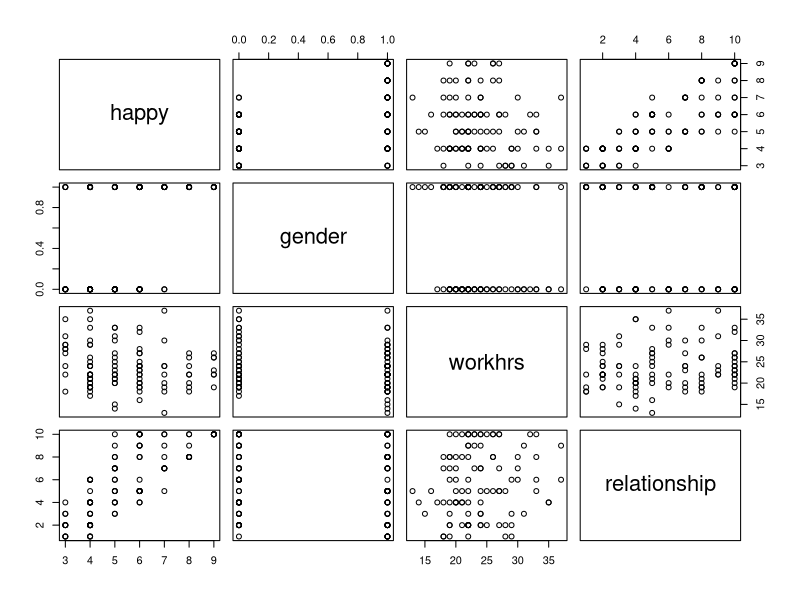
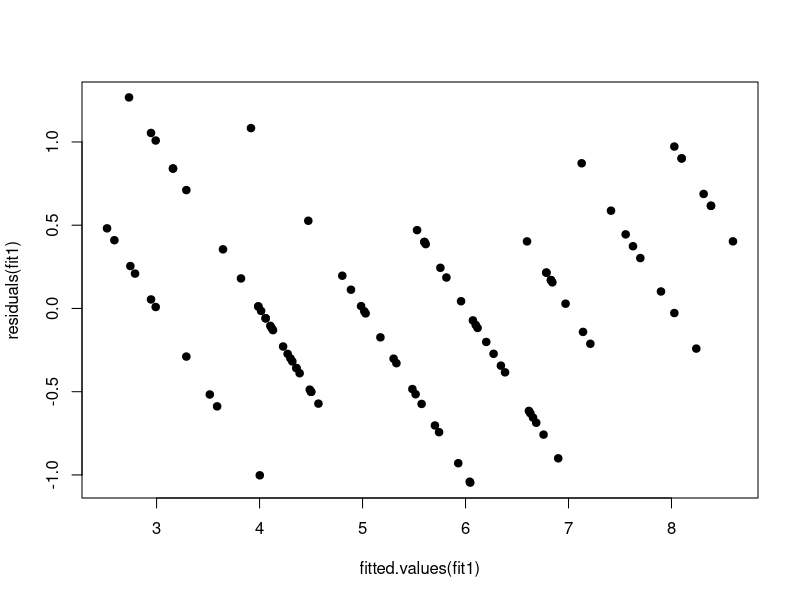
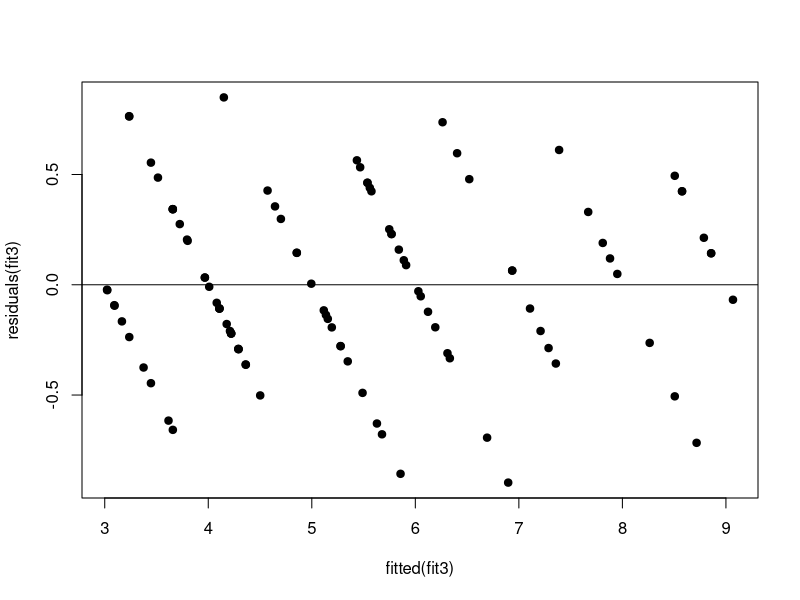
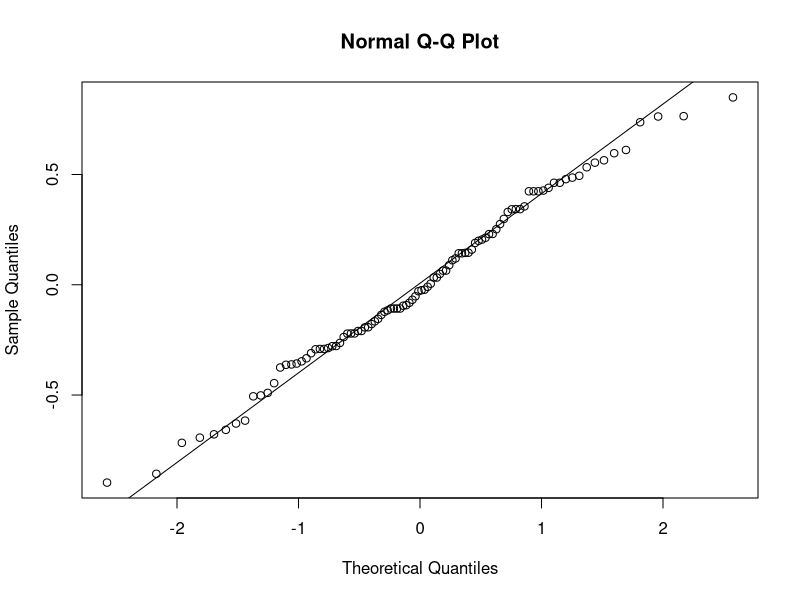
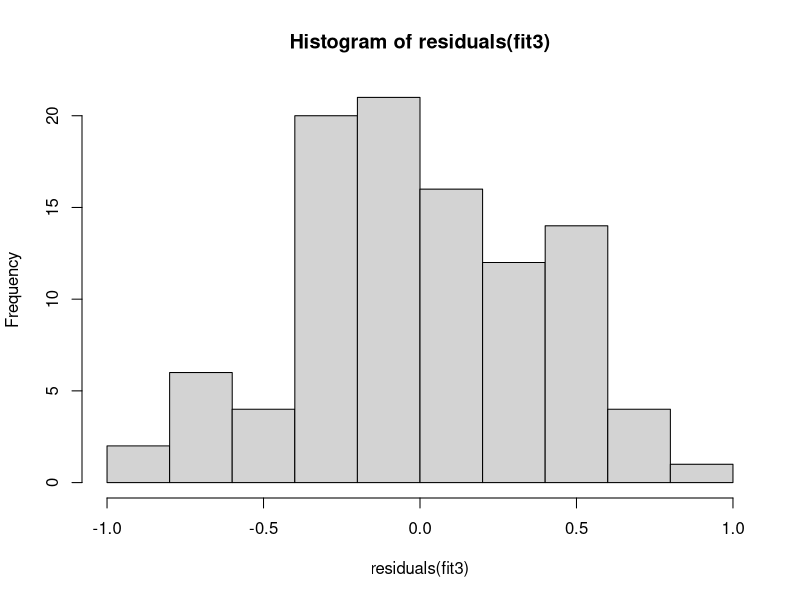
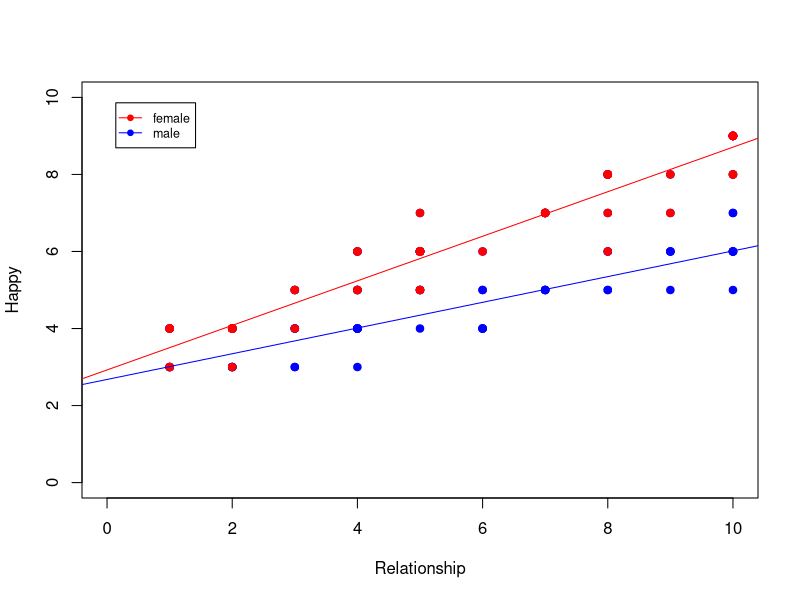

Recreate these plots in R, in order.
setwd("Documents/College/S18/Pstat126/proj")
projdata=read.table("projdata.txt",header=T)
attach(projdata)
summary(projdata)

#1. fit Scatterplots
pairs(projdata)

#2. fit 1st order linear model
fit1 = lm(happy~gender+workhrs+relationship, data = projdata)
summary(fit1)

#3. Evaluate 2-way interaction
fit2 = lm(happy~.^2,data=projdata)
summary(fit2)
anova(fit2,fit1)

#4. Model Selection
plot(fitted.values(fit1),residuals(fit1),pch=19)
null=lm(happy~1,data=projdata)
full=lm(happy~.^2,data=projdata)
step(null,scope=list(lower=null,upper=full),direction='forward')
step(full,direction='backward')
step(null,scope=list(upper=full),direction='both') 

#5. Residuals
fit3 = lm(formula = happy ~ relationship + gender + workhrs + relationship:gender, data = projdata)
plot(fitted(fit3),residuals(fit3),pch=19)
abline(h=0)
qqnorm(residuals(fit3))
qqline(residuals(fit3))
hist(residuals(fit3))
summary(fit3)

#6. desribe final model
summary(fit3)
## interaction plot for relationship 
plot(relationship,happy,xlim=c(0,10),ylim=c(0,10),col="blue",xlab="Relationship",ylab="Happy",pch=19)
points(relationship[gender==1],happy[gender==1],col="red",pch=19)
abline(lm(happy[gender==0]~relationship[gender==0]),col="blue")
abline(lm(happy[gender==1]~relationship[gender==1]),col="red")
legend("topleft", inset=.05,cex=.75,pch=19,lty=c(1,1),col=c("red","blue"),legend=c( "female","male"))
